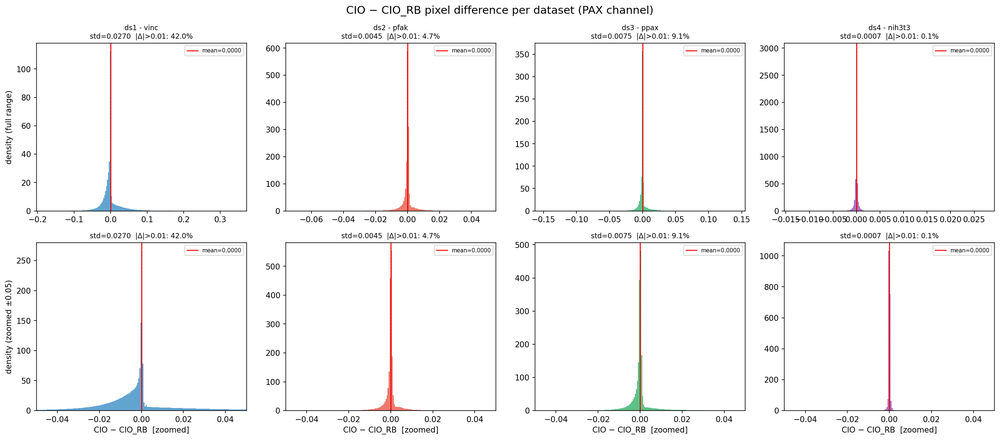
#> input picture cio_diff_histograms.png, 1000 x 440 px, shrunk from 2684 x 1182 before the run
$ python -i extract_ilastik_features.py   (imports and definitions only)
#> lines starting #> are read from the running program, lines starting #| are printed output that depends on the picture
#!/usr/bin/env python3
"""
extract_ilastik_features.py

Extract ilastik-style multiscale filter-bank features from 32-px FA patch TIFFs.

Features (80 total = 40 feature maps × 2 summary stats)
---------------------------------------------------------
Filter types (6) × 5 scales each → 40 feature maps:
  1. Gaussian smoothing
  2. Laplacian of Gaussian (LoG)
  3. Gaussian gradient magnitude
  4. Difference of Gaussians (DoG, σ vs σ×√2)
  5. Structure tensor — larger eigenvalue
  6. Structure tensor — smaller eigenvalue
  (Hessian eigenvalues merged into structure tensor slot for clean 40-map count)

Scales: [0.3, 0.7, 1.0, 1.6, 3.5] pixels

Summary stats per feature map: mean, std → 80 features total

Output
------
  DATA/ae_results/features/ilastik/{ds}.csv
  Columns: filename, <80 feature cols>

Usage
-----
  python scripts/extract_ilastik_features.py --dataset ds1
  python scripts/extract_ilastik_features.py --all
"""
from __future__ import annotations

import argparse
from pathlib import Path

import numpy as np
import pandas as pd
import tifffile
from scipy.ndimage import gaussian_filter, gaussian_laplace

DATA       = Path("/net/projects/CLS/lding/data/fa_data_analysis")
PATCH_ROOT = DATA / "ae_results/patches/cio"
OUT_ROOT   = DATA / "ae_results/features/ilastik"

PATCH_DIRS = {
    "ds1": [PATCH_ROOT / "vinc/control/tiff_patches32_mr10",
            PATCH_ROOT / "vinc/ycomp/tiff_patches32_mr10"],
    "ds2": [PATCH_ROOT / "pfak/control/tiff_patches32_mr10",
            PATCH_ROOT / "pfak/ycomp/tiff_patches32_mr10"],
    "ds3": [PATCH_ROOT / "ppax/control/tiff_patches32_mr10",
            PATCH_ROOT / "ppax/ycomp/tiff_patches32_mr10"],
}

SCALES = [0.3, 0.7, 1.0, 1.6, 3.5]

FILTER_TYPES = [
    "gaussian",
    "log",
    "gradient_mag",
    "dog",
    "structure_tensor_large",
    "structure_tensor_small",
    "hessian_large",
    "hessian_small",
]

# Build feature names: {filter}_{stat}_s{scale}
FEATURE_NAMES = []
# [5 lines not run here, left out]


# ---------------------------------------------------------------------------
# Filter computations

def _gaussian_derivatives(img: np.ndarray, sigma: float):
    """Return (Gx, Gy) — first-order Gaussian derivatives."""
    Gx = gaussian_filter(img, sigma=sigma, order=[0, 1])
    Gy = gaussian_filter(img, sigma=sigma, order=[1, 0])
    return Gx, Gy


def _hessian(img: np.ndarray, sigma: float):
    """Return (Hxx, Hxy, Hyy) — second-order Gaussian derivatives."""
    Hxx = gaussian_filter(img, sigma=sigma, order=[0, 2])
    Hxy = gaussian_filter(img, sigma=sigma, order=[1, 1])
    Hyy = gaussian_filter(img, sigma=sigma, order=[2, 0])
    return Hxx, Hxy, Hyy


def _sym2x2_eigenvalues(A, B, C):
    """
    Larger and smaller eigenvalues of [[A, B], [B, C]] per pixel.
    A, B, C: (H, W) arrays.
    """
    trace  = A + C
    disc   = np.sqrt(np.maximum((A - C) ** 2 + 4 * B ** 2, 0))
    lam1   = (trace + disc) / 2   # larger
    lam2   = (trace - disc) / 2   # smaller
    return lam1, lam2


def _agg(arr: np.ndarray) -> tuple[float, float]:
    """Return (mean, std) of a feature map."""
    return float(arr.mean()), float(arr.std())


def ilastik_features(img: np.ndarray) -> np.ndarray:
    """
    img: (H, W) float32.
    Returns (80,) float32 feature vector.
    """
    feats = []

    for sigma in SCALES:
        # 1. Gaussian
        g = gaussian_filter(img, sigma=sigma)
        feats.extend(_agg(g))
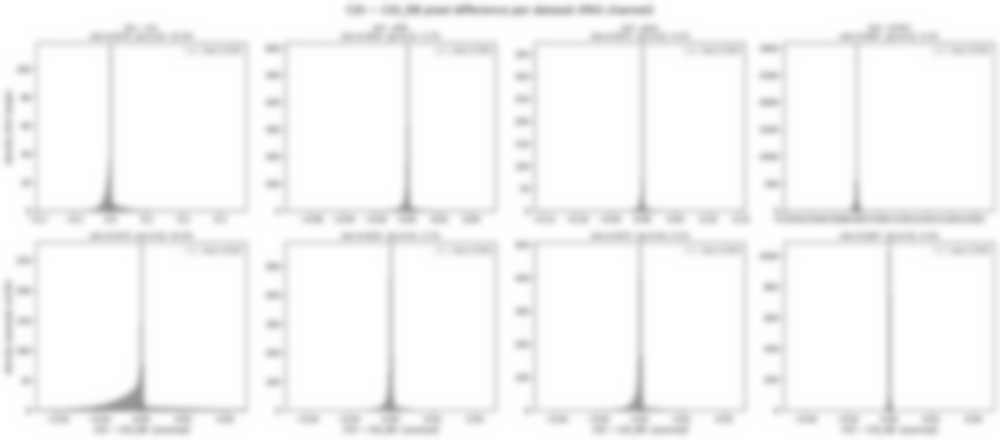
#> g: shape (440, 1000); min 147, max 255, mean 246.6
#> after the loop, feats = [245.3, 29.35, 246.9, 23.08, 246.9, 20.78, 246.8, 17.94, 246.6, 13.48]

    for sigma in SCALES:
        # 2. Laplacian of Gaussian
        log = gaussian_laplace(img, sigma=sigma)
        feats.extend(_agg(log))
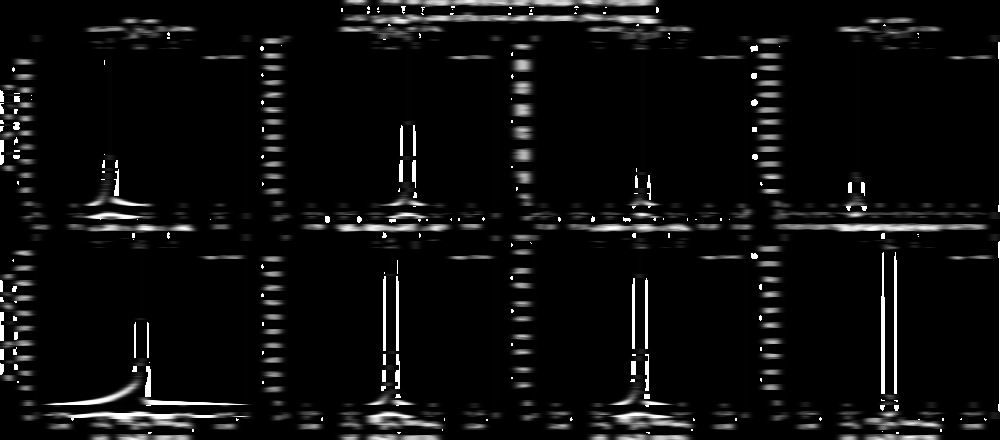
#> log: shape (440, 1000); min 0, max 255, mean 13.9
#> after the loop, feats = [245.3, 29.35, 246.9, 23.08, 246.9, 20.78, 246.8, 17.94, 246.6, 13.48, 191, 41.56, 236.9, 46.45, 39.6, 82.49, 44.5, 87.96, 13.9, 44.46]

    for sigma in SCALES:
        # 3. Gradient magnitude
        Gx, Gy = _gaussian_derivatives(img, sigma)
        grad_mag = np.sqrt(Gx ** 2 + Gy ** 2)
        feats.extend(_agg(grad_mag))
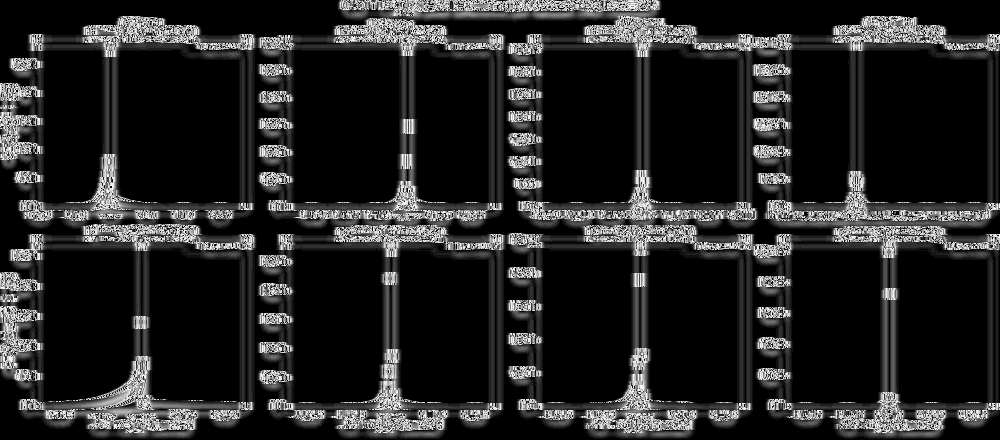
#> grad_mag: shape (440, 1000) float16; min 0, max 15.91, mean 2.32; drawn with min black and max white
#> after the loop, feats = 30 items, first 6: 245.3, 29.35, 246.9, 23.08, 246.9, 20.78

    for sigma in SCALES:
        # 4. DoG: Gaussian(σ) − Gaussian(σ × √2)
        dog = gaussian_filter(img, sigma=sigma) - gaussian_filter(img, sigma=sigma * np.sqrt(2))
        feats.extend(_agg(dog))
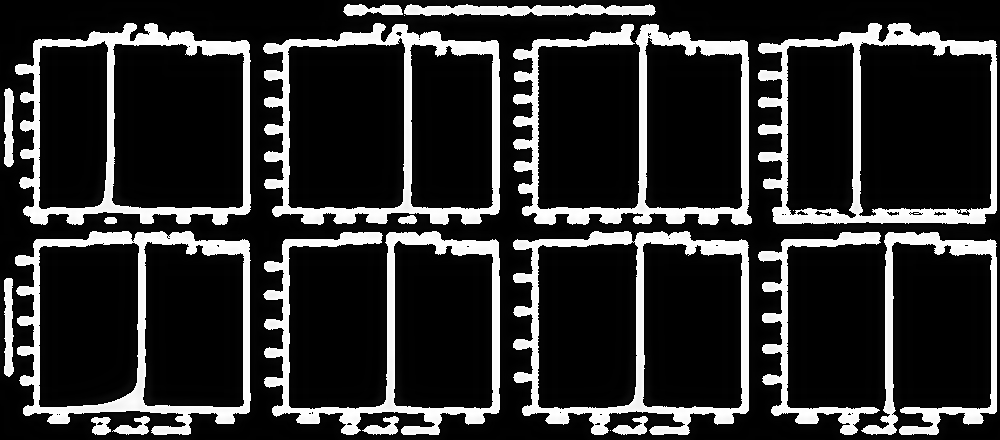
#> dog: shape (440, 1000); min 0, max 255, mean 47.6
#> after the loop, feats = 40 items, first 6: 245.3, 29.35, 246.9, 23.08, 246.9, 20.78

    for sigma in SCALES:
        # 5. Structure tensor — larger eigenvalue
        Gx, Gy = _gaussian_derivatives(img, sigma)
        Jxx = gaussian_filter(Gx * Gx, sigma=sigma)
        Jxy = gaussian_filter(Gx * Gy, sigma=sigma)
        Jyy = gaussian_filter(Gy * Gy, sigma=sigma)
        lam1, _ = _sym2x2_eigenvalues(Jxx, Jxy, Jyy)
        feats.extend(_agg(lam1))
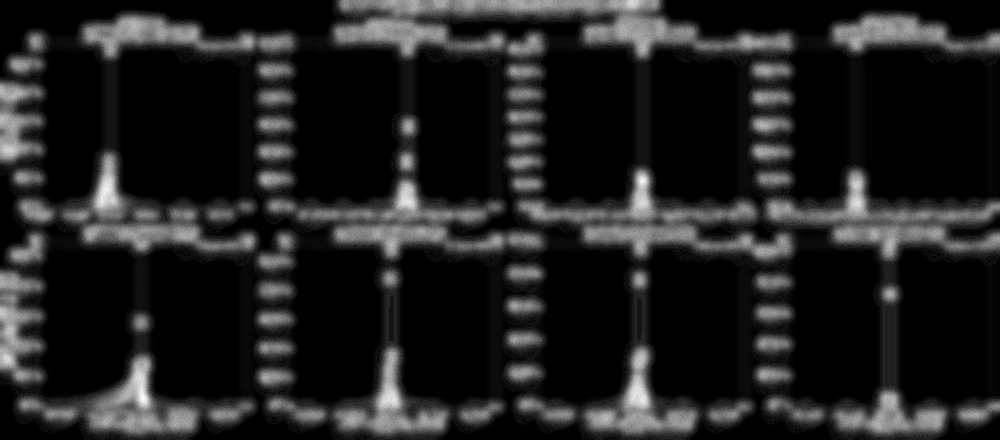
#> lam1: shape (440, 1000) float16; min 0, max 99.69, mean 12.9; drawn with min black and max white
#> after the loop, feats = 50 items, first 6: 245.3, 29.35, 246.9, 23.08, 246.9, 20.78

    for sigma in SCALES:
        # 6. Structure tensor — smaller eigenvalue
        Gx, Gy = _gaussian_derivatives(img, sigma)
        Jxx = gaussian_filter(Gx * Gx, sigma=sigma)
        Jxy = gaussian_filter(Gx * Gy, sigma=sigma)
        Jyy = gaussian_filter(Gy * Gy, sigma=sigma)
        _, lam2 = _sym2x2_eigenvalues(Jxx, Jxy, Jyy)
        feats.extend(_agg(lam2))
#> after the loop, feats = 60 items, first 6: 245.3, 29.35, 246.9, 23.08, 246.9, 20.78

    for sigma in SCALES:
        # 7. Hessian — larger eigenvalue
        Hxx, Hxy, Hyy = _hessian(img, sigma)
        lam1, _ = _sym2x2_eigenvalues(Hxx, Hxy, Hyy)
        feats.extend(_agg(lam1))
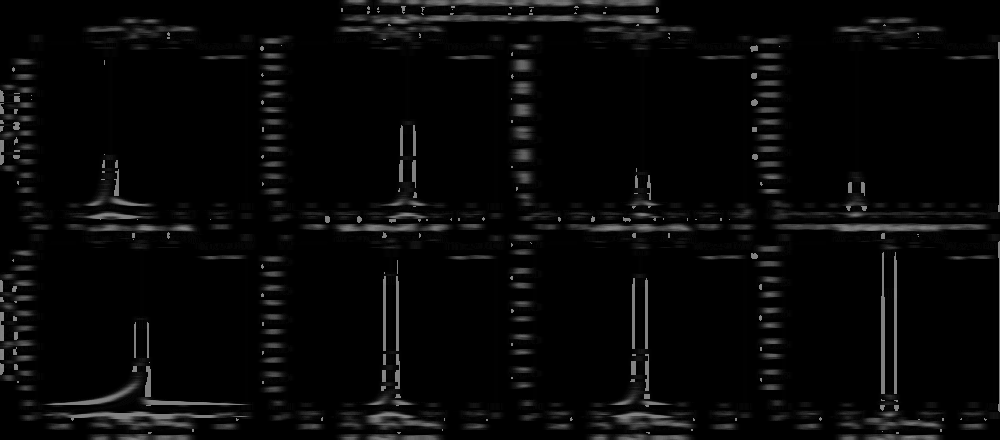
#> lam1: shape (440, 1000) float16; min 0, max 135.2, mean 8
#> after the loop, feats = 70 items, first 6: 245.3, 29.35, 246.9, 23.08, 246.9, 20.78

    for sigma in SCALES:
        # 8. Hessian — smaller eigenvalue
        Hxx, Hxy, Hyy = _hessian(img, sigma)
        _, lam2 = _sym2x2_eigenvalues(Hxx, Hxy, Hyy)
        feats.extend(_agg(lam2))
#> this loop made 5 passes
#> pass 2, in _hessian (call 7), `Hxy = gaussian_filter(img, sigma=sigma, order=[1, 1])`:
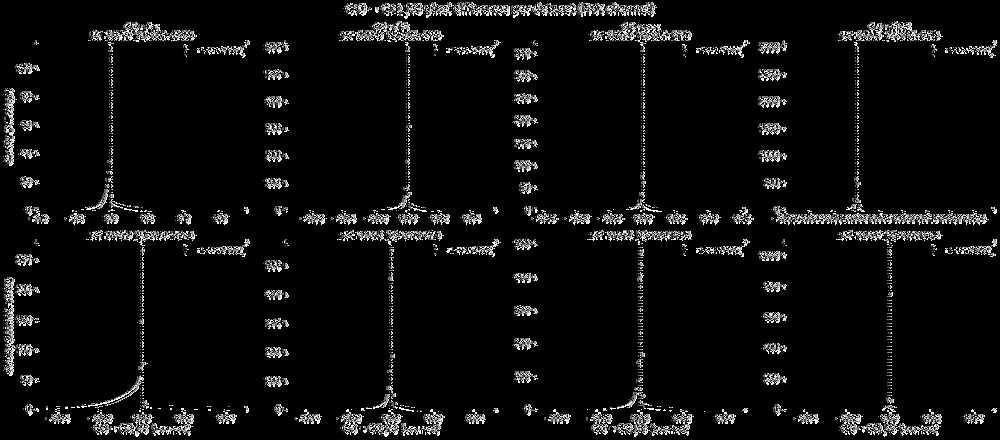
#> Hxy: shape (440, 1000); min 0, max 255, mean 14
#> after the loop, feats = 80 items, first 6: 245.3, 29.35, 246.9, 23.08, 246.9, 20.78

    return np.array(feats, dtype=np.float32)


def extract_patch(path: Path) -> np.ndarray:
    img = tifffile.imread(str(path)).astype(np.float32)
    return ilastik_features(img)


# ---------------------------------------------------------------------------
# Main

# [41 lines left out: functions process_dataset, main, not called in this run]


# [2 lines not run here, left out]

>>> import cv2
>>> picture = cv2.imread('../cio_diff_histograms.png', cv2.IMREAD_GRAYSCALE)
>>> result = ilastik_features(picture)
